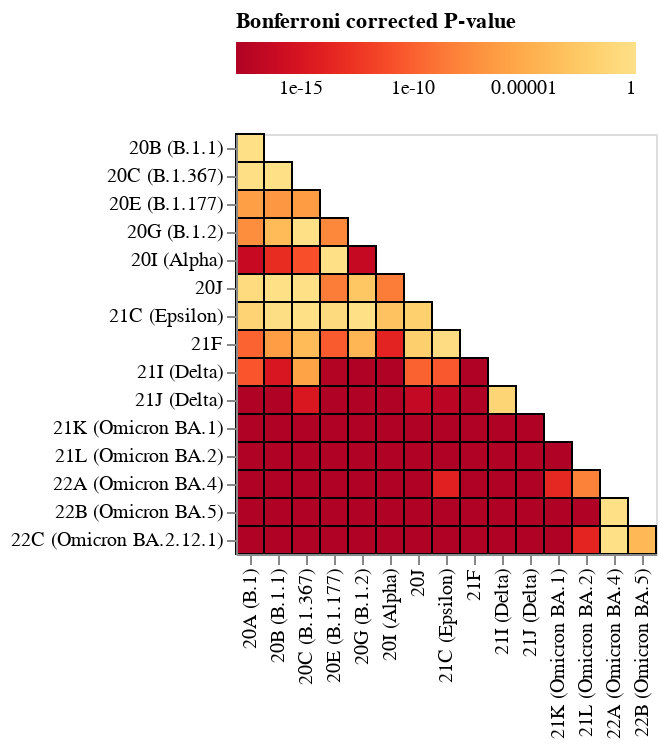

The cell this chart's notebook holds for it:
### Markdown cell above
Plot the Bonferroni corrected P-values.
Note since counts are very large, many comparisons will be highly significant:

### Code cell
p_chart = (
    alt.Chart(chi2_stats)
    .encode(
        x=alt.X("clade_1", title=None),
        y=alt.Y("clade_2", title=None),
        fill=alt.Fill(
            "bonferroni_p",
            title="Bonferroni corrected P-value",
            scale=alt.Scale(type="log", scheme="yelloworangered", reverse=True),
            legend=alt.Legend(orient="top"),
        ),
        tooltip=[
            "clade_1",
            "clade_2",
            alt.Tooltip("p", format=".2g"),
            alt.Tooltip("bonferroni_p", format=".2g"),
            alt.Tooltip("chi2", format=".2g"),
        ],
    )
    .mark_rect(stroke="black")
    .properties(width=alt.Step(14), height=alt.Step(14))
)

chart_title = os.path.join(os.path.dirname(rates_by_clade_csv), "p_value_chart.html")
print(f"Saving to {chart_title}")
p_chart.save(chart_title)

p_chart

### Figure 1 — Vega-Lite specification as saved in the notebook (floating-point values rounded to 4 significant figures)
{"config": {"view": {"continuousWidth": 400, "continuousHeight": 300}}, "data": {"name": "data-6c5120f00f1fddbd28de2aca98c87d70"}, "mark": {"type": "rect", "stroke": "black"}, "encoding": {"fill": {"field": "bonferroni_p", "legend": {"orient": "top"}, "scale": {"reverse": true, "scheme": "yelloworangered", "type": "log"}, "title": "Bonferroni corrected P-value", "type": "quantitative"}, "tooltip": [{"field": "clade_1", "type": "nominal"}, {"field": "clade_2", "type": "nominal"}, {"field": "p", "format": ".2g", "type": "quantitative"}, {"field": "bonferroni_p", "format": ".2g", "type": "quantitative"}, {"field": "chi2", "format": ".2g", "type": "quantitative"}], "x": {"field": "clade_1", "title": null, "type": "nominal"}, "y": {"field": "clade_2", "title": null, "type": "nominal"}}, "height": {"step": 14}, "width": {"step": 14}, "$schema": "https://vega.github.io/schema/vega-lite/v4.17.0.json", "datasets": {"data-6c5120f00f1fddbd28de2aca98c87d70": [{"clade_1": "20A (B.1)", "clade_2": "20B (B.1.1)", "p": 0.04354, "chi2": 20.13, "bonferroni_p": 1.0}, {"clade_1": "20A (B.1)", "clade_2": "20C (B.1.367)", "p": 0.006177, "chi2": 26.14, "bonferroni_p": 0.7413}, {"clade_1": "20A (B.1)", "clade_2": "20E (B.1.177)", "p": 6.776e-09, "chi2": 60.73, "bonferroni_p": 8.131e-07}, {"clade_1": "20A (B.1)", "clade_2": "20G (B.1.2)", "p": 4.265e-10, "chi2": 67.14, "bonferroni_p": 5.118e-08}, {"clade_1": "20A (B.1)", "clade_2": "20I (Alpha)", "p": 3.67e-19, "chi2": 113.5, "bonferroni_p": 4.404e-17}, {"clade_1": "20A (B.1)", "clade_2": "20J", "p": 0.001863, "chi2": 29.55, "bonferroni_p": 0.2236}, {"clade_1": "20A (B.1)", "clade_2": "21C (Epsilon)", "p": 0.0002471, "chi2": 35.01, "bonferroni_p": 0.02965}, {"clade_1": "20A (B.1)", "clade_2": "21F", "p": 1.293e-12, "chi2": 80.3, "bonferroni_p": 1.552e-10}, {"clade_1": "20A (B.1)", "clade_2": "21I (Delta)", "p": 1.93e-13, "chi2": 84.55, "bonferroni_p": 2.316e-11}, {"clade_1": "20A (B.1)", "clade_2": "21J (Delta)", "p": 1e-20, "chi2": 153.2, "bonferroni_p": 1.2e-18}, {"clade_1": "20A (B.1)", "clade_2": "21K (Omicron BA.1)", "p": 1e-20, "chi2": 1114.0, "bonferroni_p": 1.2e-18}, {"clade_1": "20A (B.1)", "clade_2": "21L (Omicron BA.2)", "p": 1e-20, "chi2": 721.1, "bonferroni_p": 1.2e-18}, {"clade_1": "20A (B.1)", "clade_2": "22A (Omicron BA.4)", "p": 1e-20, "chi2": 278.9, "bonferroni_p": 1.2e-18}, {"clade_1": "20A (B.1)", "clade_2": "22B (Omicron BA.5)", "p": 1e-20, "chi2": 572.5, "bonferroni_p": 1.2e-18}, {"clade_1": "20A (B.1)", "clade_2": "22C (Omicron BA.2.12.1)", "p": 1e-20, "chi2": 389.5, "bonferroni_p": 1.2e-18}, {"clade_1": "20B (B.1.1)", "clade_2": "20C (B.1.367)", "p": 0.01485, "chi2": 23.53, "bonferroni_p": 1.0}, {"clade_1": "20B (B.1.1)", "clade_2": "20E (B.1.177)", "p": 1.733e-09, "chi2": 63.9, "bonferroni_p": 2.079e-07}, {"clade_1": "20B (B.1.1)", "clade_2": "20G (B.1.2)", "p": 1.526e-06, "chi2": 47.84, "bonferroni_p": 0.0001831}, {"clade_1": "20B (B.1.1)", "clade_2": "20I (Alpha)", "p": 6.184e-16, "chi2": 97.27, "bonferroni_p": 7.42e-14}, {"clade_1": "20B (B.1.1)", "clade_2": "20J", "p": 0.06933, "chi2": 18.57, "bonferroni_p": 1.0}, {"clade_1": "20B (B.1.1)", "clade_2": "21C (Epsilon)", "p": 0.004757, "chi2": 26.9, "bonferroni_p": 0.5708}, {"clade_1": "20B (B.1.1)", "clade_2": "21F", "p": 5.337e-09, "chi2": 61.29, "bonferroni_p": 6.404e-07}, {"clade_1": "20B (B.1.1)", "clade_2": "21I (Delta)", "p": 1.132e-17, "chi2": 106.0, "bonferroni_p": 1.359e-15}, {"clade_1": "20B (B.1.1)", "clade_2": "21J (Delta)", "p": 1e-20, "chi2": 188.0, "bonferroni_p": 1.2e-18}, {"clade_1": "20B (B.1.1)", "clade_2": "21K (Omicron BA.1)", "p": 1e-20, "chi2": 1046.0, "bonferroni_p": 1.2e-18}, {"clade_1": "20B (B.1.1)", "clade_2": "21L (Omicron BA.2)", "p": 1e-20, "chi2": 695.6, "bonferroni_p": 1.2e-18}, {"clade_1": "20B (B.1.1)", "clade_2": "22A (Omicron BA.4)", "p": 1e-20, "chi2": 265.8, "bonferroni_p": 1.2e-18}, {"clade_1": "20B (B.1.1)", "clade_2": "22B (Omicron BA.5)", "p": 1e-20, "chi2": 514.7, "bonferroni_p": 1.2e-18}, {"clade_1": "20B (B.1.1)", "clade_2": "22C (Omicron BA.2.12.1)", "p": 1e-20, "chi2": 361.4, "bonferroni_p": 1.2e-18}, {"clade_1": "20C (B.1.367)", "clade_2": "20E (B.1.177)", "p": 4.848e-09, "chi2": 61.51, "bonferroni_p": 5.818e-07}, {"clade_1": "20C (B.1.367)", "clade_2": "20G (B.1.2)", "p": 0.01154, "chi2": 24.3, "bonferroni_p": 1.0}, {"clade_1": "20C (B.1.367)", "clade_2": "20I (Alpha)", "p": 9.849e-14, "chi2": 86.05, "bonferroni_p": 1.182e-11}, {"clade_1": "20C (B.1.367)", "clade_2": "20J", "p": 0.01755, "chi2": 23.02, "bonferroni_p": 1.0}, {"clade_1": "20C (B.1.367)", "clade_2": "21C (Epsilon)", "p": 0.05522, "chi2": 19.34, "bonferroni_p": 1.0}, {"clade_1": "20C (B.1.367)", "clade_2": "21F", "p": 1.613e-06, "chi2": 47.7, "bonferroni_p": 0.0001936}, {"clade_1": "20C (B.1.367)", "clade_2": "21I (Delta)", "p": 1.751e-08, "chi2": 58.51, "bonferroni_p": 2.102e-06}, {"clade_1": "20C (B.1.367)", "clade_2": "21J (Delta)", "p": 1.375e-17, "chi2": 105.6, "bonferroni_p": 1.65e-15}, {"clade_1": "20C (B.1.367)", "clade_2": "21K (Omicron BA.1)", "p": 1e-20, "chi2": 585.0, "bonferroni_p": 1.2e-18}, {"clade_1": "20C (B.1.367)", "clade_2": "21L (Omicron BA.2)", "p": 1e-20, "chi2": 393.6, "bonferroni_p": 1.2e-18}, {"clade_1": "20C (B.1.367)", "clade_2": "22A (Omicron BA.4)", "p": 1e-20, "chi2": 161.2, "bonferroni_p": 1.2e-18}, {"clade_1": "20C (B.1.367)", "clade_2": "22B (Omicron BA.5)", "p": 1e-20, "chi2": 255.8, "bonferroni_p": 1.2e-18}, {"clade_1": "20C (B.1.367)", "clade_2": "22C (Omicron BA.2.12.1)", "p": 1e-20, "chi2": 213.3, "bonferroni_p": 1.2e-18}, {"clade_1": "20E (B.1.177)", "clade_2": "20G (B.1.2)", "p": 1.569e-10, "chi2": 69.43, "bonferroni_p": 1.883e-08}, {"clade_1": "20E (B.1.177)", "clade_2": "20I (Alpha)", "p": 0.0295, "chi2": 21.4, "bonferroni_p": 1.0}, {"clade_1": "20E (B.1.177)", "clade_2": "20J", "p": 3.573e-11, "chi2": 72.8, "bonferroni_p": 4.288e-09}, {"clade_1": "20E (B.1.177)", "clade_2": "21C (Epsilon)", "p": 0.001774, "chi2": 29.69, "bonferroni_p": 0.2128}, {"clade_1": "20E (B.1.177)", "clade_2": "21F", "p": 4.344e-13, "chi2": 82.74, "bonferroni_p": 5.213e-11}, {"clade_1": "20E (B.1.177)", "clade_2": "21I (Delta)", "p": 2.077e-20, "chi2": 119.7, "bonferroni_p": 2.492e-18}, {"clade_1": "20E (B.1.177)", "clade_2": "21J (Delta)", "p": 1e-20, "chi2": 153.0, "bonferroni_p": 1.2e-18}, {"clade_1": "20E (B.1.177)", "clade_2": "21K (Omicron BA.1)", "p": 1e-20, "chi2": 422.2, "bonferroni_p": 1.2e-18}, {"clade_1": "20E (B.1.177)", "clade_2": "21L (Omicron BA.2)", "p": 1e-20, "chi2": 221.9, "bonferroni_p": 1.2e-18}, {"clade_1": "20E (B.1.177)", "clade_2": "22A (Omicron BA.4)", "p": 1e-20, "chi2": 145.0, "bonferroni_p": 1.2e-18}, {"clade_1": "20E (B.1.177)", "clade_2": "22B (Omicron BA.5)", "p": 1e-20, "chi2": 276.8, "bonferroni_p": 1.2e-18}, {"clade_1": "20E (B.1.177)", "clade_2": "22C (Omicron BA.2.12.1)", "p": 1e-20, "chi2": 186.3, "bonferroni_p": 1.2e-18}, {"clade_1": "20G (B.1.2)", "clade_2": "20I (Alpha)", "p": 2.844e-19, "chi2": 114.0, "bonferroni_p": 3.413e-17}, {"clade_1": "20G (B.1.2)", "clade_2": "20J", "p": 1.614e-05, "chi2": 42.01, "bonferroni_p": 0.001937}, {"clade_1": "20G (B.1.2)", "clade_2": "21C (Epsilon)", "p": 0.8762, "chi2": 5.957, "bonferroni_p": 1.0}, {"clade_1": "20G (B.1.2)", "clade_2": "21F", "p": 4.282e-07, "chi2": 50.92, "bonferroni_p": 5.138e-05}, {"clade_1": "20G (B.1.2)", "clade_2": "21I (Delta)", "p": 1e-20, "chi2": 167.1, "bonferroni_p": 1.2e-18}, {"clade_1": "20G (B.1.2)", "clade_2": "21J (Delta)", "p": 1e-20, "chi2": 285.0, "bonferroni_p": 1.2e-18}, {"clade_1": "20G (B.1.2)", "clade_2": "21K (Omicron BA.1)", "p": 1e-20, "chi2": 687.4, "bonferroni_p": 1.2e-18}, {"clade_1": "20G (B.1.2)", "clade_2": "21L (Omicron BA.2)", "p": 1e-20, "chi2": 454.0, "bonferroni_p": 1.2e-18}, {"clade_1": "20G (B.1.2)", "clade_2": "22A (Omicron BA.4)", "p": 1e-20, "chi2": 159.2, "bonferroni_p": 1.2e-18}, {"clade_1": "20G (B.1.2)", "clade_2": "22B (Omicron BA.5)", "p": 1e-20, "chi2": 302.8, "bonferroni_p": 1.2e-18}, {"clade_1": "20G (B.1.2)", "clade_2": "22C (Omicron BA.2.12.1)", "p": 1e-20, "chi2": 236.4, "bonferroni_p": 1.2e-18}, {"clade_1": "20I (Alpha)", "clade_2": "20J", "p": 3.894e-11, "chi2": 72.61, "bonferroni_p": 4.673e-09}, {"clade_1": "20I (Alpha)", "clade_2": "21C (Epsilon)", "p": 7.591e-06, "chi2": 43.89, "bonferroni_p": 0.0009109}, {"clade_1": "20I (Alpha)", "clade_2": "21F", "p": 1.414e-16, "chi2": 100.5, "bonferroni_p": 1.697e-14}, {"clade_1": "20I (Alpha)", "clade_2": "21I (Delta)", "p": 1e-20, "chi2": 278.5, "bonferroni_p": 1.2e-18}, {"clade_1": "20I (Alpha)", "clade_2": "21J (Delta)", "p": 1e-20, "chi2": 739.7, "bonferroni_p": 1.2e-18}, {"clade_1": "20I (Alpha)", "clade_2": "21K (Omicron BA.1)", "p": 1e-20, "chi2": 2109.0, "bonferroni_p": 1.2e-18}, {"clade_1": "20I (Alpha)", "clade_2": "21L (Omicron BA.2)", "p": 1e-20, "chi2": 1056.0, "bonferroni_p": 1.2e-18}, {"clade_1": "20I (Alpha)", "clade_2": "22A (Omicron BA.4)", "p": 1e-20, "chi2": 306.7, "bonferroni_p": 1.2e-18}, {"clade_1": "20I (Alpha)", "clade_2": "22B (Omicron BA.5)", "p": 1e-20, "chi2": 1133.0, "bonferroni_p": 1.2e-18}, {"clade_1": "20I (Alpha)", "clade_2": "22C (Omicron BA.2.12.1)", "p": 1e-20, "chi2": 488.8, "bonferroni_p": 1.2e-18}, {"clade_1": "20J", "clade_2": "21C (Epsilon)", "p": 0.000112, "chi2": 37.07, "bonferroni_p": 0.01344}, {"clade_1": "20J", "clade_2": "21F", "p": 9.602e-05, "chi2": 37.47, "bonferroni_p": 0.01152}, {"clade_1": "20J", "clade_2": "21I (Delta)", "p": 1.151e-12, "chi2": 80.56, "bonferroni_p": 1.381e-10}, {"clade_1": "20J", "clade_2": "21J (Delta)", "p": 2.232e-19, "chi2": 114.6, "bonferroni_p": 2.679e-17}, {"clade_1": "20J", "clade_2": "21K (Omicron BA.1)", "p": 1e-20, "chi2": 520.1, "bonferroni_p": 1.2e-18}, {"clade_1": "20J", "clade_2": "21L (Omicron BA.2)", "p": 1e-20, "chi2": 382.0, "bonferroni_p": 1.2e-18}, {"clade_1": "20J", "clade_2": "22A (Omicron BA.4)", "p": 1e-20, "chi2": 208.7, "bonferroni_p": 1.2e-18}, {"clade_1": "20J", "clade_2": "22B (Omicron BA.5)", "p": 1e-20, "chi2": 275.0, "bonferroni_p": 1.2e-18}, {"clade_1": "20J", "clade_2": "22C (Omicron BA.2.12.1)", "p": 1e-20, "chi2": 261.4, "bonferroni_p": 1.2e-18}, {"clade_1": "21C (Epsilon)", "clade_2": "21F", "p": 0.003054, "chi2": 28.16, "bonferroni_p": 0.3665}, {"clade_1": "21C (Epsilon)", "clade_2": "21I (Delta)", "p": 2.784e-13, "chi2": 83.74, "bonferroni_p": 3.341e-11}, {"clade_1": "21C (Epsilon)", "clade_2": "21J (Delta)", "p": 5.137e-20, "chi2": 117.7, "bonferroni_p": 6.165e-18}, {"clade_1": "21C (Epsilon)", "clade_2": "21K (Omicron BA.1)", "p": 1e-20, "chi2": 297.8, "bonferroni_p": 1.2e-18}, {"clade_1": "21C (Epsilon)", "clade_2": "21L (Omicron BA.2)", "p": 1e-20, "chi2": 193.1, "bonferroni_p": 1.2e-18}, {"clade_1": "21C (Epsilon)", "clade_2": "22A (Omicron BA.4)", "p": 9.233e-17, "chi2": 101.4, "bonferroni_p": 1.108e-14}, {"clade_1": "21C (Epsilon)", "clade_2": "22B (Omicron BA.5)", "p": 1e-20, "chi2": 140.8, "bonferroni_p": 1.2e-18}, {"clade_1": "21C (Epsilon)", "clade_2": "22C (Omicron BA.2.12.1)", "p": 1e-20, "chi2": 130.5, "bonferroni_p": 1.2e-18}, {"clade_1": "21F", "clade_2": "21I (Delta)", "p": 1e-20, "chi2": 128.1, "bonferroni_p": 1.2e-18}, {"clade_1": "21F", "clade_2": "21J (Delta)", "p": 1e-20, "chi2": 192.8, "bonferroni_p": 1.2e-18}, {"clade_1": "21F", "clade_2": "21K (Omicron BA.1)", "p": 1e-20, "chi2": 340.2, "bonferroni_p": 1.2e-18}, {"clade_1": "21F", "clade_2": "21L (Omicron BA.2)", "p": 1e-20, "chi2": 261.4, "bonferroni_p": 1.2e-18}, {"clade_1": "21F", "clade_2": "22A (Omicron BA.4)", "p": 1e-20, "chi2": 154.6, "bonferroni_p": 1.2e-18}, {"clade_1": "21F", "clade_2": "22B (Omicron BA.5)", "p": 1e-20, "chi2": 196.2, "bonferroni_p": 1.2e-18}, {"clade_1": "21F", "clade_2": "22C (Omicron BA.2.12.1)", "p": 1e-20, "chi2": 189.0, "bonferroni_p": 1.2e-18}, {"clade_1": "21I (Delta)", "clade_2": "21J (Delta)", "p": 0.0003648, "chi2": 33.98, "bonferroni_p": 0.04377}, {"clade_1": "21I (Delta)", "clade_2": "21K (Omicron BA.1)", "p": 1e-20, "chi2": 1351.0, "bonferroni_p": 1.2e-18}, {"clade_1": "21I (Delta)", "clade_2": "21L (Omicron BA.2)", "p": 1e-20, "chi2": 853.2, "bonferroni_p": 1.2e-18}, {"clade_1": "21I (Delta)", "clade_2": "22A (Omicron BA.4)", "p": 1e-20, "chi2": 291.5, "bonferroni_p": 1.2e-18}, {"clade_1": "21I (Delta)", "clade_2": "22B (Omicron BA.5)", "p": 1e-20, "chi2": 674.1, "bonferroni_p": 1.2e-18}, {"clade_1": "21I (Delta)", "clade_2": "22C (Omicron BA.2.12.1)", "p": 1e-20, "chi2": 392.9, "bonferroni_p": 1.2e-18}, {"clade_1": "21J (Delta)", "clade_2": "21K (Omicron BA.1)", "p": 1e-20, "chi2": 4158.0, "bonferroni_p": 1.2e-18}, {"clade_1": "21J (Delta)", "clade_2": "21L (Omicron BA.2)", "p": 1e-20, "chi2": 2076.0, "bonferroni_p": 1.2e-18}, {"clade_1": "21J (Delta)", "clade_2": "22A (Omicron BA.4)", "p": 1e-20, "chi2": 381.8, "bonferroni_p": 1.2e-18}, {"clade_1": "21J (Delta)", "clade_2": "22B (Omicron BA.5)", "p": 1e-20, "chi2": 1760.0, "bonferroni_p": 1.2e-18}, {"clade_1": "21J (Delta)", "clade_2": "22C (Omicron BA.2.12.1)", "p": 1e-20, "chi2": 567.6, "bonferroni_p": 1.2e-18}, {"clade_1": "21K (Omicron BA.1)", "clade_2": "21L (Omicron BA.2)", "p": 1e-20, "chi2": 292.5, "bonferroni_p": 1.2e-18}, {"clade_1": "21K (Omicron BA.1)", "clade_2": "22A (Omicron BA.4)", "p": 3.307e-16, "chi2": 98.65, "bonferroni_p": 3.968e-14}, {"clade_1": "21K (Omicron BA.1)", "clade_2": "22B (Omicron BA.5)", "p": 1e-20, "chi2": 386.9, "bonferroni_p": 1.2e-18}, {"clade_1": "21K (Omicron BA.1)", "clade_2": "22C (Omicron BA.2.12.1)", "p": 1e-20, "chi2": 146.3, "bonferroni_p": 1.2e-18}, {"clade_1": "21L (Omicron BA.2)", "clade_2": "22A (Omicron BA.4)", "p": 6.962e-11, "chi2": 71.28, "bonferroni_p": 8.354e-09}, {"clade_1": "21L (Omicron BA.2)", "clade_2": "22B (Omicron BA.5)", "p": 1e-20, "chi2": 331.7, "bonferroni_p": 1.2e-18}, {"clade_1": "21L (Omicron BA.2)", "clade_2": "22C (Omicron BA.2.12.1)", "p": 1.744e-16, "chi2": 100.1, "bonferroni_p": 2.093e-14}, {"clade_1": "22A (Omicron BA.4)", "clade_2": "22B (Omicron BA.5)", "p": 0.1955, "chi2": 14.72, "bonferroni_p": 1.0}, {"clade_1": "22A (Omicron BA.4)", "clade_2": "22C (Omicron BA.2.12.1)", "p": 0.2622, "chi2": 13.5, "bonferroni_p": 1.0}, {"clade_1": "22B (Omicron BA.5)", "clade_2": "22C (Omicron BA.2.12.1)", "p": 1.01e-06, "chi2": 48.84, "bonferroni_p": 0.0001213}]}}
